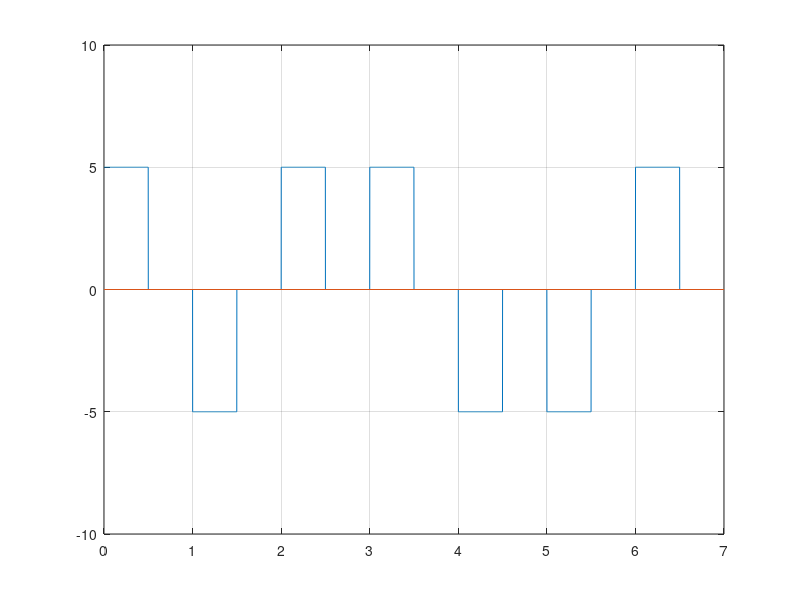

Source code (MATLAB):
close all;
clear all;
clc;

bits = [1 0 1 1 0 0 1];


bitrate = 1;
voltage = 5;

sampling_rate = 1000;
sampling_time = 1/sampling_rate;

end_time = length(bits)/bitrate;
time = 0:sampling_time:end_time;

index = 1;

for i = 1:length(time)
    if bits(index) == 1
        modulation(i) = voltage;
    else
        modulation(i) = -voltage;
    end
    
    if (time(i)*bitrate >= (index-bitrate/2))
        modulation(i) = 0;
    end
    
    if time(i)*bitrate >= index
        index = index+1;
    end
end
length(time)
length(modulation)
plot(time, modulation);
axis([0 end_time -voltage-5 voltage+5]);
line([0 end_time], [0,0]);
grid on;


index = 1;

for i = 1:length(modulation)
    if modulation(i) == voltage
        demodulation(index) = 1;
    end
    if modulation(i) == -voltage
        demodulation(index) = 0;
    end
    if time(i)*bitrate >= index
        index = index+1;
    end
end

disp(demodulation);